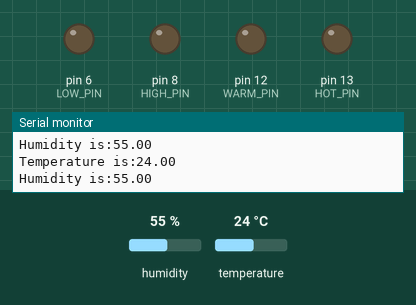
Bench run of a program on a simulated Arduino Uno, built with avr-gcc and run on an emulated ATmega328P. Shown: output pins drawn as LEDs (lit = HIGH), the last lines printed to the serial monitor. The inputs (shaded band) are chosen by the test bench; at power-on: humidity 55 %, temperature 24 °C. Pins used as bus, display or sensor lines are not drawn.

Above: at 7.8 s.
7.9 s: humidity set to 46 %
15.1 s: humidity set to 43 %
At 16.7 s:
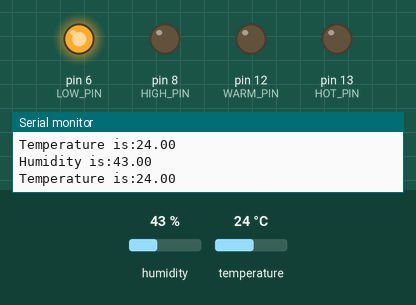
18.6 s: humidity set to 68 %
At 20.8 s:
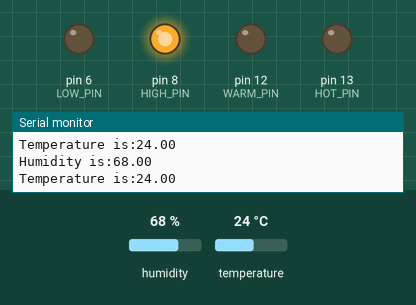
22.1 s: humidity set to 61 %
29.3 s: humidity set to 58 %
At 31.0 s:
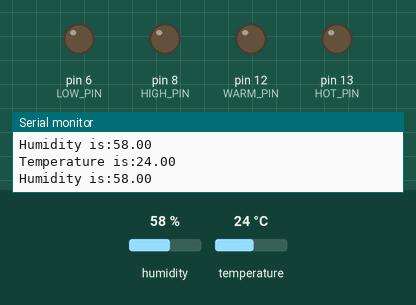
32.8 s: humidity set to 22 %
At 35.0 s:
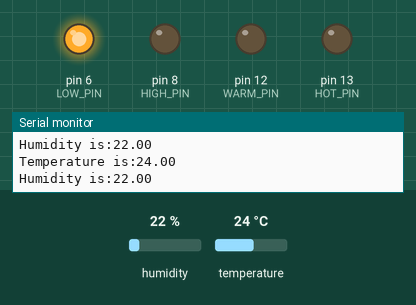
Timing chart, 0 to 36.5 s (numbered marks = the images above; inputs shaded):
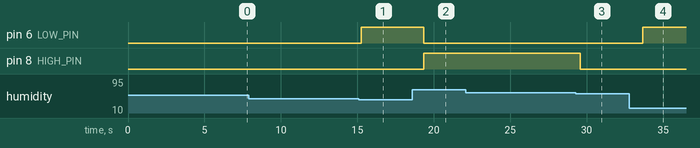

The program:

main.cpp
```cpp
#include <Arduino.h>
#include <Sensor.h>
#include <Configuration.h>

Sensor* sensor;

void setup()
{
  Serial.println("Starting...");
  Serial.begin(SPEED);

  sensor = new Sensor(new Temperature(), new Humidity());
}

void loop()
{
  sensor->checkReadings();
}
```

Component.h
```cpp
#pragma once

using namespace std;

class Component
{
    protected:
        int pins[5];
        void turnOn(int pin);
        void initialize();
};
```

Humidity.h
```cpp
#pragma once

#include <Component.h>
#include <Configuration.h>

class Humidity: public Component
{
    private:
        void low();
        void normal();
        void high();

    public:
        Humidity();
        void updateReading(float humidity);
};
```

Sensor.h
```cpp
#pragma once

#include <Arduino.h>
#include <DHT.h>
#include <Temperator.h>
#include <Humidity.h>

class Sensor {
    private:
        unsigned long previousMillis = 0;
        const unsigned long interval = 5000;

        DHT* dhtSensor;
        int pin = PIN3;
        int type = DHT11;
        bool useFahrenheit;
        Temperature* temperature;
        Humidity* humidity;

        float getTemperature();
        float getHumidity();
        bool timeToUpdate();

    public:
        Sensor(Temperature* temperature, Humidity* humidity);
        void checkReadings();

};
```

Temperator.h
```cpp
#pragma once

#include <Component.h>
#include <Configuration.h>

class Temperature: public Component
{
    private:
        void cold();
        void normal();
        void warm();
        void hot();

    public:
        Temperature();
        void updateReading(float temperature);
};
```

Component.cpp
```cpp
#include <Component.h>
#include <Arduino.h>

void Component::initialize()
{
    for (int pin : pins) {
        pinMode(pin, OUTPUT);
        digitalWrite(pin, LOW);
    }
}

void Component::turnOn(int targetPin)
{
    for(int pin : pins) {
        if (pin == targetPin) {
            digitalWrite(pin, HIGH);
            continue;
        }

        digitalWrite(pin, LOW);
    }
}
```

Humidity.cpp
```cpp
#include <Humidity.h>

Humidity::Humidity()
{
    pins[0] = LOW_PIN;
    pins[1] = NORMAL_PIN;
    pins[2] = HIGH_PIN;

    this->initialize();
}

void Humidity::updateReading(float humidity)
{
    if (humidity < 45.00) {
        this->low();
    } else if (humidity >= 45.00 && humidity < 60.00) {
        this->normal();
    } else if (humidity >= 60.00) {
        this->high();
    }
}

void Humidity::low()
{
    this->turnOn(LOW_PIN);
}

void Humidity::normal()
{
    this->turnOn(NORMAL_PIN);
}

void Humidity::high()
{
    this->turnOn(HIGH_PIN);
}
```

Senor.cpp
```cpp
#include <Sensor.h>

Sensor::Sensor(Temperature* temperature, Humidity* humidity)
{
    this->dhtSensor = new DHT(pin, type);

    this->temperature = temperature;

    this->humidity = humidity;

    this->dhtSensor->begin();
}

void Sensor::checkReadings()
{
    if (!this->timeToUpdate()) {
        return;
    }

    float humidity = this->getHumidity();

    float temperature = this->getTemperature();

    Serial.print("Humidity is:");
	Serial.println(humidity);

	Serial.print("Temperature is:");
	Serial.println(temperature);
}

float Sensor::getHumidity()
{
    float humid = dhtSensor->readHumidity();

    this->humidity->updateReading(humid);

    return humid;
}

float Sensor::getTemperature()
{
    float temp = dhtSensor->readTemperature(useFahrenheit);

    this->temperature->updateReading(temp);

    return temp;
}

bool Sensor::timeToUpdate()
{
    unsigned long currentMillis = millis();

    return currentMillis - previousMillis >= interval;
}
```

Temperature.cpp
```cpp
#include <Temperator.h>

Temperature::Temperature()
{
    pins[0] = COLD_PIN;
    pins[1] = NORMAL_PIN;
    pins[2] = WARM_PIN;
    pins[3] = HOT_PIN;

    this->initialize();
}

void Temperature::updateReading(float temperature)
{
    if (temperature < 69.00) {
        this->cold();
    } else if(temperature >= 69.00 && temperature < 78.00) {
        this->normal();
    } else if(temperature >= 78.00 && temperature < 85.00) {
        this->warm();
    } else if(temperature >= 85.00) {
       this->hot();
    }
}

void Temperature::cold()
{
    this->turnOn(COLD_PIN);
}

void Temperature::normal()
{
    this->turnOn(NORMAL_PIN);
}

void Temperature::warm()
{
    this->turnOn(WARM_PIN);
}

void Temperature::hot()
{
    this->turnOn(HOT_PIN);
}
```

Configuration.h
```cpp
#pragma once

#define SPEED 9600

#define LOW_PIN 6
#define NORMAL_PIN 7
#define HIGH_PIN 8

#define COLD_PIN 10
#define AVERAGE_PIN 11
#define WARM_PIN 12
#define HOT_PIN 13
```

Measured:
- the behaviour switches between 45 and 44 % on humidity (found by bisection; images 0 and 1)
- the behaviour switches between 60 and 59 % on humidity (found by bisection; images 2 and 3)
- after the input at 15.1 s, pin 6 (LOW_PIN): LOW → HIGH after 0.16 s
- after the input at 18.6 s, pin 6 (LOW_PIN): HIGH → LOW after 0.75 s; pin 8 (HIGH_PIN): LOW → HIGH after 0.75 s
- after the input at 29.3 s, pin 8 (HIGH_PIN): HIGH → LOW after 0.28 s
- after the input at 32.8 s, pin 6 (LOW_PIN): LOW → HIGH after 0.88 s
